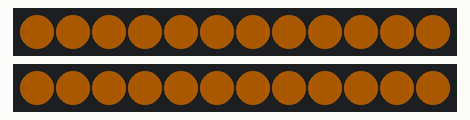
The sketch below on a simulated Arduino Uno, built with avr-gcc and run on an emulated ATmega328P. On the bench: 2 × 12 RGB LEDs in strip order, left to right. Dim RGB values are drawn brighter than linear; what the sketch prints to the serial monitor is not drawn.

Above: at 3.54 s.
At 6.48 s:
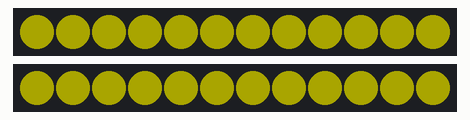
At 12.96 s:
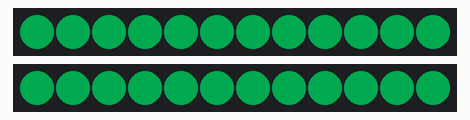
At 19.44 s:
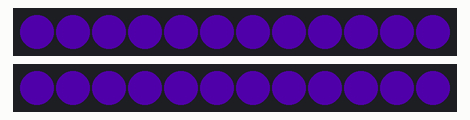
At 25.97 s:
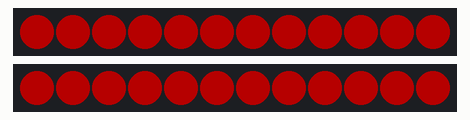
At 39.94 s:
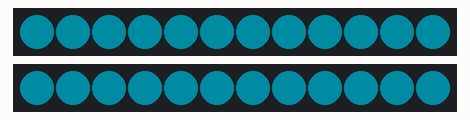

The sketch:

CylonPeterSimple.ino
```cpp
#include "FastLED.h"

// How many leds in your strip?
#define NUM_LEDS 12

// For led chips like Neopixels, which have a data line, ground, and power, you just
// need to define DATA_PIN.  For led chipsets that are SPI based (four wires - data, clock,
// ground, and power), like the LPD8806, define both DATA_PIN and CLOCK_PIN
#define DATA_PIN 5
#define CLOCK_PIN 13


#define DATA_PIN    5
//#define CLK_PIN   4
#define LED_TYPE    WS2811
#define COLOR_ORDER GRB
#define NUM_LEDS    12
CRGB leds[NUM_LEDS];

#define BRIGHTNESS          255
#define FRAMES_PER_SECOND  10

void setup() {
	Serial.begin(57600);
	Serial.println("resetting");
	LEDS.addLeds<WS2811,2,GRB>(leds,NUM_LEDS);

  FastLED.addLeds<LED_TYPE,DATA_PIN,COLOR_ORDER>(leds, NUM_LEDS).setCorrection(TypicalLEDStrip);

	FastLED.setBrightness(255);
}

void fadeall() { for(int i = 0; i < NUM_LEDS; i++) { leds[i].nscale8(250); } }


  static uint8_t hue = 0;
  static uint8_t sat = 255;
  static uint8_t bri = 128;

void loop() {
  static uint8_t hue = 0;
  FastLED.showColor(CHSV(hue++, 255, 128));
  delay(100);
}
```
